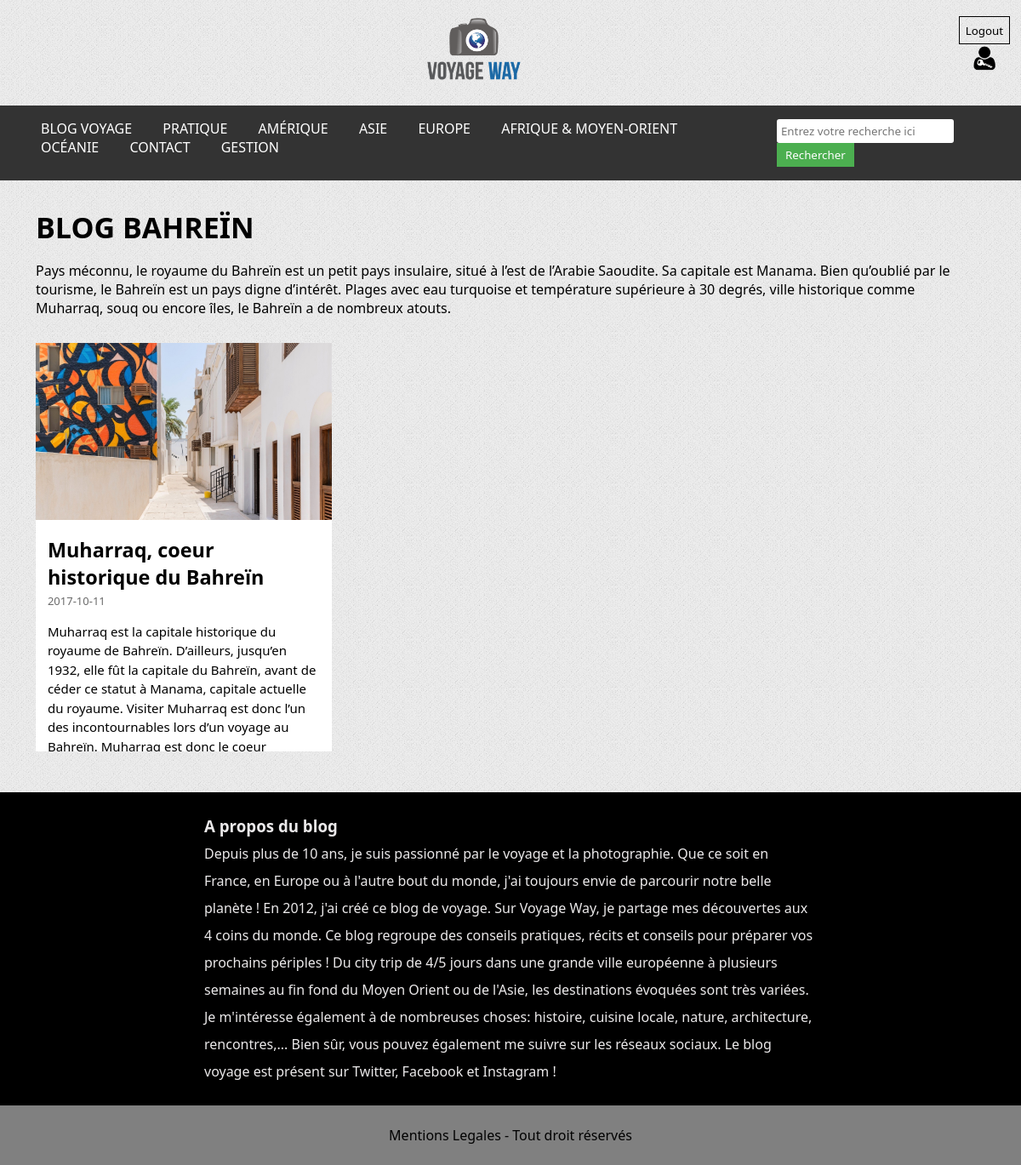
Screenshot of /categorie.php?id_categorie=4 (signed in) with the database file from the repository.
### tables this page shows
CREATE TABLE IF NOT EXISTS `categorie` (
  `id_categorie` int(11) NOT NULL AUTO_INCREMENT,
  `nom` varchar(50) NOT NULL,
  `titre` varchar(100) NOT NULL,
  `description` varchar(500) NOT NULL,
  `continent` varchar(50) NOT NULL,
  PRIMARY KEY (`id_categorie`)
);

CREATE TABLE IF NOT EXISTS `article` (
  `id_article` int(11) NOT NULL AUTO_INCREMENT,
  `titre` varchar(90) NOT NULL,
  `date` date NOT NULL,
  `photo_principale` varchar(255) NOT NULL,
  `resume` varchar(1000) NOT NULL,
  `sous_titre_1` varchar(100) NOT NULL,
  `contenu_1` text NOT NULL,
  `photo_1` varchar(255) NOT NULL,
  `sous_titre_2` varchar(90) NOT NULL,
  `contenu_2` text NOT NULL,
  `photo_2` varchar(255) NOT NULL,
  `sous_titre_3` varchar(90) NOT NULL,
  `photo_3` varchar(255) NOT NULL,
  `contenu_3` text NOT NULL,
  `categorie` int(11) NOT NULL,
  `sous_categorie` varchar(60) NOT NULL,
  PRIMARY KEY (`id_article`),
  KEY `FK_id_categorie_article` (`categorie`)
);

### components/connexion.php (called while the page is built, shortened)
<?php
    class MaConnexion {
        private $Connection;
        public function __construct($NewDatabaseName, $NewUser, $NewPassword, $NewHost)
        {
            $this->DatabaseName = $NewDatabaseName;
            $this->User = $NewUser;
            $this->Password = $NewPassword;
            $this->Host = $NewHost;
            try {
                $DataSourceName = "mysql:host=$this->Host;dbname=$this->DatabaseName;charset=utf8mb4";
                $this->Connection = new PDO($DataSourceName, $this->User, $this->Password);
                $this->Connection->setAttribute(PDO::ATTR_ERRMODE, PDO::ERRMODE_EXCEPTION);
            } catch (PDOException $e) {
                echo "Erreur: " . $e->getMessage();
            }
        }
        public function select($Table, $Column, $ConditionField = 1)
        {
            try {
                $SQLQueryString = "SELECT $Column FROM `$Table` WHERE $ConditionField";
                $Result = $this->Connection->query($SQLQueryString);
                return $Result->fetchAll(PDO::FETCH_ASSOC);
            } catch (PDOException $e) {
                echo "Erreur: " . $e->getMessage();
                return false;
            }
        }
        public function select_article($ConditionField)
        {
            try {
                $SQLQueryString = "SELECT `article`.`id_article`,`article`.`categorie`,`article`.`sous_categorie`, `article`.`date`, `article`.`titre`, `article`.`resume`, `article`.`photo_principale`
                FROM `article`
                INNER JOIN `categorie` ON `categorie`.`id_categorie` = `article`.`categorie`
                WHERE `article`.`categorie` = $ConditionField ;
                ";
                $Result = $this->Connection->query($SQLQueryString);
                return $Result->fetchAll(PDO::FETCH_ASSOC);
            } catch (PDOException $e) {
                echo "Erreur: " . $e->getMessage();
                return false;
            }
        }
    }
?>

### components/commons.php (called while the page is built, shortened)
<?php
    function GetImagePath($Filename, $CategorySub)
    {
        return './images/' . strtolower($CategorySub) . '/' . $Filename;
    }
?>

### categorie.php (the view, shortened to what this page needs)
<?php
    require_once("components/connexion.php");
    $DatabaseName = "viaje";
    $NewConnection = new MaConnexion($DatabaseName, "root", "", "localhost");
    $CurrentCategorieID = isset($_GET['id_categorie']) ? $_GET['id_categorie'] : 1;
    $SelectedCategorie = $NewConnection->select("categorie", "*", "id_categorie = $CurrentCategorieID");
?>
<!DOCTYPE html>
<html lang="en">
<head>
    <link rel="stylesheet" href="style.css">
</head>
<body>
    <header>
        <?php include_once './components/navbar.php' ?>
    </header>
    <main>
        <section class="entete">
        <?php
            foreach($SelectedCategorie as $value)
            {
                echo
                '<h1 class="titre">' . $value['titre'] . '</h1>
                <p class="presentation">' . $value['description'] . '</p>'
                ;
            }
            ?>
        </section>
        <section class="display-result">
            <?php
            $Result = $NewConnection->select_article($CurrentCategorieID);
            foreach($Result as $display){
                echo
                '<div class="card">
                    <div>
                        <img src="' . GetImagePath( $display['photo_principale'], $display['sous_categorie'] ) . '" class="card-image" alt="Image principale">
                    </div>
                    <div class= "card-text">
                        <a href="article.php?id_article=' . $display['id_article'] . '" class="card-title"><h3>' . $display['titre'] . '</h3></a>
                        <p class="date">' . $display['date'] . '</p>
                        <p class="resume">' . $display['resume'] . '</p>
                    </div>
                </div>';
            }
            ?>
        </section>
    </main>
<footer>
    <?php include_once './components/footer.php' ?>
</footer>
</body>
</html>

### components/navbar.php (shortened to what this page needs)
<?php
    require_once("./components/commons.php");
    require_once("./components/connexion.php");
    $NewConnection = new MaConnexion("viaje", "root", "", "localhost");
    $IsUserLoggedIn = isset($_SESSION['CurrentUser']);
?>
<link rel="stylesheet" href="https://cdnjs.cloudflare.com/ajax/libs/font-awesome/6.4.0/css/all.min.css" />
<div id="SiteHead">
    <a z-index="1" href="index.php"><img id="Blazon" class="logo" src="./images/icons_site_main.png" alt="L'image principale du site">
    </a>
    <div z-index="2" class="float-login">
        <?php if ($IsUserLoggedIn): $UserIcon = './images/icons_user_role_' . $_SESSION['UserRole'] . '.png';
            ?>
            <form method="POST" action="controller.php"><input type="submit" name="Intention" value="Logout" class="ConnexionButtons" ></form>
            <img src=<?php echo '"' . $UserIcon . '"'; ?> alt="User Role Image" style="width: 32px; height: 32px;">
        <?php else: ?>
            <button class="ConnexionButtons" onclick="window.location='./login.php'">Login</button>
        <?php endif ?>
    </div>
</div>
<nav class="navbar">
    <div class="topnav" id="myTopnav">
        <a href="./index.php">BLOG VOYAGE</a>
        <div class="dropdown">
            <?php $Nav = $NewConnection->select("categorie", "*", "continent= 'Pratique'");
           foreach ($Nav as $display) {
                echo'<a href="categorie.php?id_categorie='. $display['id_categorie']. '">' .$display['nom'] . '</a>';
                }
            ?>
        </div>
        <div class="dropdown">
            <a href="#">AMÉRIQUE</a>
        </div>
        <div class="dropdown">
            <a href="#">ASIE</a>
        </div>
        <div class="dropdown">
            <a href="#">EUROPE</a>
        </div>
        <div class="dropdown">
            <a href="#">AFRIQUE &amp; MOYEN-ORIENT</a>
        </div>
        <div class="dropdown">
            <a href="#">OCÉANIE</a>
        </div>
        <div class="dropdown">
            <a href="./contact.php">CONTACT</a>
        </div>
        <?php if($IsUserLoggedIn && (isset($_SESSION['UserRole']) && $_SESSION['UserRole'] == 'admin')): ?>
            <div class="dropdown">
                <a href="./gestion.php">GESTION</a>
            </div>
        <?php endif; ?>
    </div>
    <div class="topnav" id="search">
        <form method="GET" action="recherche.php">
            <input type="text" name="search_query" id="search_query" placeholder="Entrez votre recherche ici">
            <button type="submit">Rechercher</button>
        </form>
    </div>
</nav>

### style.css (style rules this page uses)
* { font-family: "Segoe UI", Helvetica, Arial, sans-serif, "Apple Color Emoji", "Segoe UI Emoji", "Segoe UI Symbol"; padding: 0; margin: 0; }
body { display: flex; flex-direction: column; background-image: url('./images/body-bg1.png'); background-color: #f0f0f0; }
header { display: flex; flex-direction: column; }
header #Blazon { height: 100%; width: 10%; margin-top: 1em; }
header nav { margin-top: 1em; margin-bottom: 2em; }
header #SiteHead { display: inline-flex; text-align: center; align-items: center; }
header #SiteHead > a { width: 100%; }
header .ConnexionButtons { border-radius: 0; padding: 0.5em; margin-left: 1em; margin-right: 1em; background-color: transparent; border: 1px solid #000; cursor: pointer; }
.card { display: grid; justify-items: center; width: 29%; background-color: #fff; margin-left: 3.5%; margin-bottom: 3%; }
.card-image { width: 100%; }
.card-text { padding: 4%; height: 15em; overflow: hidden; }
.card-title { color: #000; font-size: 20px; text-decoration: none; }
.titre { text-transform: uppercase; font-weight: bold; font-size: 34px; margin-bottom: 1.5%; }
.entete { padding: 0 3.5%; }
.presentation { margin-bottom: 1.6%; }
.date { color: #6B6B6B; font-size: 13px; margin-top: 1%; }
.resume { line-height: 1.5; font-size: 15px; margin-top: 5%; }
.display-result { display: flex; justify-content: flex-start; flex-wrap: wrap; padding: 1% 0 ; }

### components/navbar.php (style rules this page uses)
.logo { width: 200px; height: auto; display: block; margin: 10px auto; }
.navbar { background-color: #333; padding-top: 1em; padding-right: 3em; padding-bottom: 1em; padding-left: 3em; display: flex; position: relative; z-index: 2; }
.navbar a { color: white; font-size: 1em; margin-right: 2em; text-decoration: none; text-transform: uppercase; }
.dropdown { position: relative; display: inline-block; }
#search { display: inline-block; }
#search input[type="text"] { padding: 5px; border-radius: 3px; border: none; }
#search button { padding: 5px 10px; background-color: #4CAF50; color: white; border: none; cursor: pointer; }
.float-login { float: right; }

### rows the page displays
categorie: nom "PRATIQUE"
categorie: titre "BLOG BAHREÏN", description "Pays méconnu, le royaume du Bahreïn est un petit pays insulaire, situé à l’est de l’Arabie Saoudite. Sa capitale est Manama. Bien qu’oublié par le tourisme, le Bahreïn est un pays digne d’intérêt. Plages avec eau turquoise et température supérieure à 30 degrés, ville historique comme Muharraq, souq ou encore îles, le Bahreïn a de nombreux atouts."
article: photo_principale+sous_categorie (picture), titre "Muharraq, coeur historique du Bahreïn", date "2017-10-11", resume "Muharraq est la capitale historique du royaume de Bahreïn. D’ailleurs, jusqu’en 1932, elle fût la capitale du Bahreïn, avant de céder ce statut à Manama, capitale actuelle du royaume. Visiter Muharraq est donc l’un des incontournables lors d’un voyage au Bahreïn. Muharraq est donc le coeur…"
